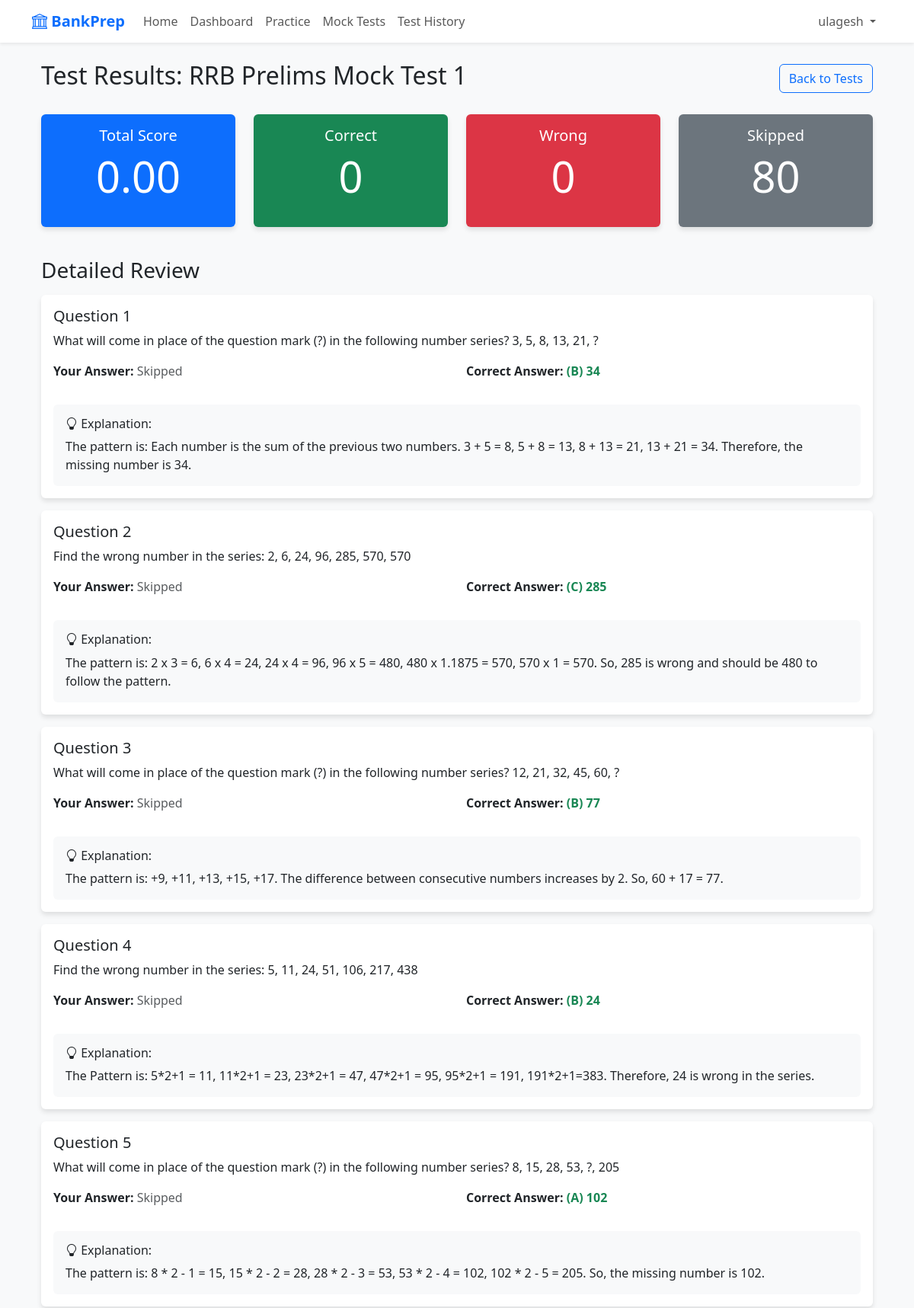
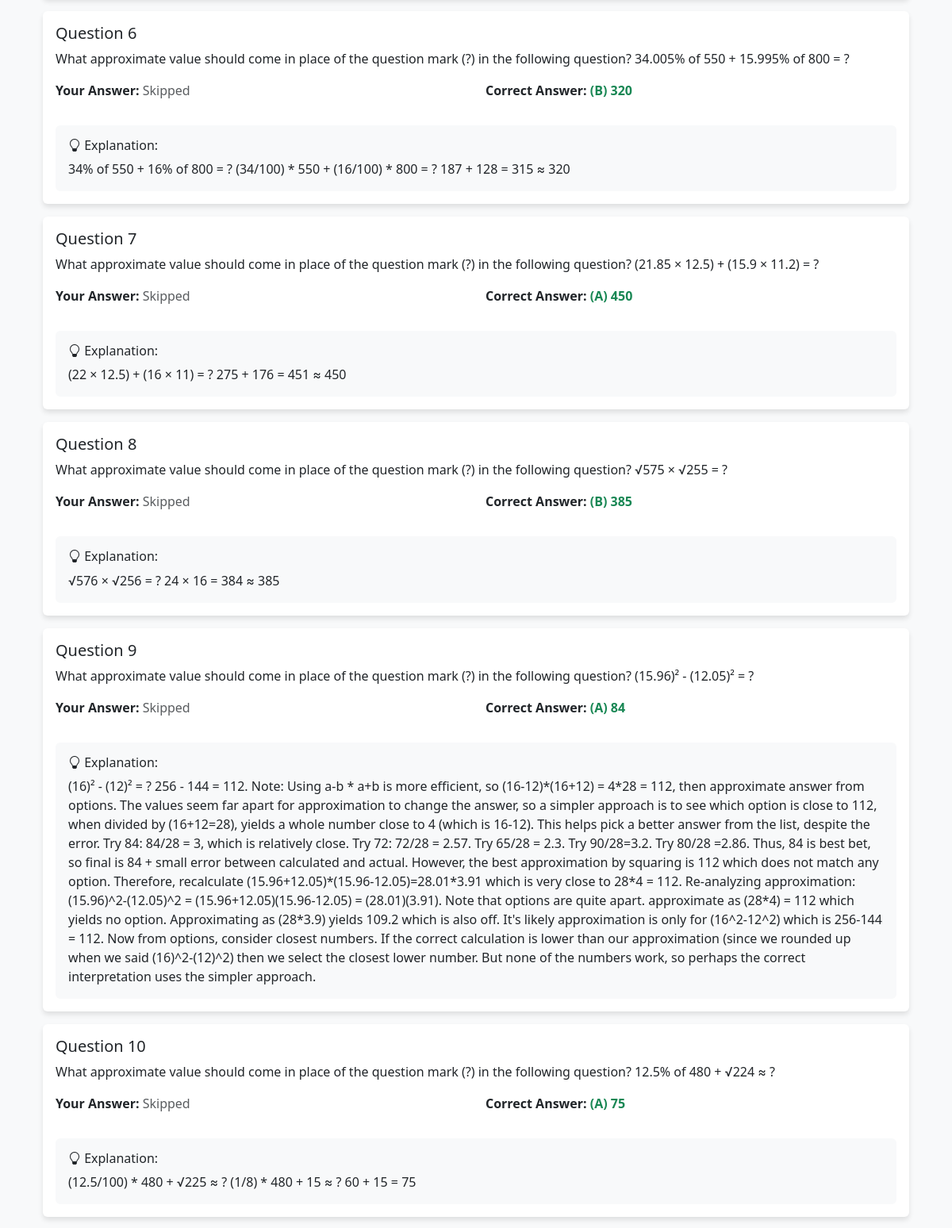
/tests/result/16/ (signed in, upper part), run on the app's committed database (2 pictures, top to bottom).
### users/models.py (models this page shows, shortened)
class User(AbstractUser):
    bio = models.TextField(blank=True)
    target_exam = models.CharField(max_length=100, blank=True)
    subscription_status = models.BooleanField(default=False)

### tests/models.py (models this page shows, shortened)
class MockTest(models.Model):
    DIFFICULTY_CHOICES = [
        ('Easy', 'Easy'),
        ('Medium', 'Medium'),
        ('Hard', 'Hard'),
    ]
    EXAM_TYPE_CHOICES = [
        ('SBI', 'SBI Clerk'),
        ('IBPS', 'IBPS Clerk'),
        ('RRB', 'RRB Clerk'),
    ]
    STAGE_CHOICES = [
        ('Prelims', 'Prelims'),
        ('Mains', 'Mains'),
    ]
    title = models.CharField(max_length=200)
    exam = models.ForeignKey(Exam, on_delete=models.CASCADE)
    duration = models.IntegerField(help_text="Duration in minutes")
    difficulty = models.CharField(max_length=10, choices=DIFFICULTY_CHOICES, default='Medium')
    exam_type = models.CharField(max_length=10, choices=EXAM_TYPE_CHOICES, default='SBI')
    stage = models.CharField(max_length=10, choices=STAGE_CHOICES, default='Prelims')
    total_marks = models.FloatField(default=100.0)
    created_at = models.DateTimeField(auto_now_add=True)

class UserTestAttempt(models.Model):
    user = models.ForeignKey(settings.AUTH_USER_MODEL, on_delete=models.CASCADE)
    mock_test = models.ForeignKey(MockTest, on_delete=models.CASCADE)
    score = models.FloatField(default=0.0)
    correct_count = models.IntegerField(default=0)
    wrong_count = models.IntegerField(default=0)
    skipped_count = models.IntegerField(default=0)
    completed_at = models.DateTimeField(auto_now_add=True)

class UserTestAnswer(models.Model):
    attempt = models.ForeignKey(UserTestAttempt, on_delete=models.CASCADE, related_name='answers')
    question = models.ForeignKey(Question, on_delete=models.CASCADE)
    selected_option = models.CharField(max_length=1, blank=True, null=True)
    is_correct = models.BooleanField(default=False)
    def get_correct_option_text(self):
        if not self.question.correct_option:
            return None
        return getattr(self.question, f'option_{self.question.correct_option.lower()}', None)

### practice/models.py (models this page shows, shortened)
class Question(models.Model):
    DIFFICULTY_CHOICES = [
        ('Easy', 'Easy'),
        ('Medium', 'Medium'),
        ('Hard', 'Hard'),
    ]
    topic = models.ForeignKey(Topic, on_delete=models.CASCADE, related_name='questions')
    group = models.ForeignKey(QuestionGroup, on_delete=models.SET_NULL, null=True, blank=True, related_name='questions', help_text="Question group this question belongs to")
    question_number_in_group = models.IntegerField(default=1, help_text="Position of this question within its group (1-5 typically)")
    text = models.TextField()
    option_a = models.CharField(max_length=255)
    option_b = models.CharField(max_length=255)
    option_c = models.CharField(max_length=255)
    option_d = models.CharField(max_length=255)
    option_e = models.CharField(max_length=255, blank=True, null=True) # Banking exams often have 5 options
    correct_option = models.CharField(max_length=1, choices=[
        ('A', 'Option A'),
        ('B', 'Option B'),
        ('C', 'Option C'),
        ('D', 'Option D'),
        ('E', 'Option E'),
    ])
    explanation = models.TextField(blank=True)
    difficulty = models.CharField(max_length=10, choices=DIFFICULTY_CHOICES, default='Medium')
    is_ai_generated = models.BooleanField(default=False)
    class Meta:
        ordering = ['group__order', 'question_number_in_group', 'id']

### tests/views.py (the view)
# urls.py: path('result/<int:attempt_id>/', views.test_result, name='test_result'),
@login_required
def test_result(request, attempt_id):
    attempt = get_object_or_404(UserTestAttempt, id=attempt_id, user=request.user)
    answers = attempt.answers.select_related('question').all()
    context = {
        'attempt': attempt,
        'answers': answers,
        'test': attempt.mock_test
    }
    return render(request, 'tests/test_result.html', context)

### tests/templates/tests/test_result.html
{% extends "base.html" %}
{% block content %}
<div class="container">
    <div class="d-flex justify-content-between align-items-center mb-4">
        <h2>Test Results: {{ test.title }}</h2>
        <a href="{% url 'test_list' %}" class="btn btn-outline-primary">Back to Tests</a>
    </div>
    <div class="row mb-4">
        <div class="col-md-3">
            <div class="card text-white bg-primary mb-3">
                <div class="card-body text-center">
                    <h5 class="card-title">Total Score</h5>
                    <p class="display-4">{{ attempt.score|floatformat:2 }}</p>
                </div>
            </div>
        </div>
        <div class="col-md-3">
            <div class="card text-white bg-success mb-3">
                <div class="card-body text-center">
                    <h5 class="card-title">Correct</h5>
                    <p class="display-4">{{ attempt.correct_count }}</p>
                </div>
            </div>
        </div>
        <div class="col-md-3">
            <div class="card text-white bg-danger mb-3">
                <div class="card-body text-center">
                    <h5 class="card-title">Wrong</h5>
                    <p class="display-4">{{ attempt.wrong_count }}</p>
                </div>
            </div>
        </div>
        <div class="col-md-3">
            <div class="card text-white bg-secondary mb-3">
                <div class="card-body text-center">
                    <h5 class="card-title">Skipped</h5>
                    <p class="display-4">{{ attempt.skipped_count }}</p>
                </div>
            </div>
        </div>
    </div>
    <h3 class="mb-3">Detailed Review</h3>
    {% for answer in answers %}
    <div
        class="card mb-3 {% if answer.is_correct %}border-success{% elif answer.selected_option %}border-danger{% endif %}">
        <div class="card-body">
            <h5 class="card-title">Question {{ forloop.counter }}</h5>
            <p class="card-text">{{ answer.question.text }}</p>
            <div class="row">
                <div class="col-md-6">
                    <p><strong>Your Answer:</strong>
                        {% if answer.selected_option %}
                        {% if answer.is_correct %}
                        <span class="text-success fw-bold">({{ answer.selected_option }}) {{answer.get_selected_option_text }}</span>
                        <span class="badge bg-success ms-2"><i class="bi bi-check-circle"></i> Correct</span>
                        {% else %}
                        <span class="text-danger fw-bold">({{ answer.selected_option }}) {{answer.get_selected_option_text }}</span>
                        <span class="badge bg-danger ms-2"><i class="bi bi-x-circle"></i> Wrong</span>
                        {% endif %}
                        {% else %}
                        <span class="text-muted">Skipped</span>
                        {% endif %}
                    </p>
                </div>
                <div class="col-md-6">
                    <p><strong>Correct Answer:</strong>
                        <span class="text-success fw-bold">({{ answer.question.correct_option }}) {{answer.get_correct_option_text }}</span>
                    </p>
                </div>
            </div>
            <div class="mt-3 p-3 bg-light rounded">
                <h6><i class="bi bi-lightbulb"></i> Explanation:</h6>
                <p class="mb-0">{{ answer.question.explanation|default:"No explanation provided." }}</p>
            </div>
        </div>
    </div>
    {% endfor %}
</div>
{% endblock %}

### templates/base.html (shortened to what this page needs)
<!DOCTYPE html>
<html lang="en">
<head>
    <link href="https://cdn.jsdelivr.net/npm/bootstrap@5.3.0/dist/css/bootstrap.min.css" rel="stylesheet">
    <link rel="stylesheet" href="https://cdn.jsdelivr.net/npm/bootstrap-icons@1.10.0/font/bootstrap-icons.css">
</head>
<body>
    <nav class="navbar navbar-expand-lg navbar-light bg-white shadow-sm mb-4">
        <div class="container">
            <a class="navbar-brand" href="{% url 'home' %}"><i class="bi bi-bank"></i> BankPrep</a>
            <div class="collapse navbar-collapse" id="navbarNav">
                <ul class="navbar-nav me-auto">
                    <li class="nav-item">
                        <a class="nav-link" href="{% url 'home' %}">Home</a>
                    </li>
                    {% if user.is_authenticated %}
                    <li class="nav-item">
                        <a class="nav-link" href="{% url 'dashboard' %}">Dashboard</a>
                    </li>
                    <li class="nav-item">
                        <a class="nav-link" href="{% url 'practice_home' %}">Practice</a>
                    </li>
                    <li class="nav-item">
                        <a class="nav-link" href="{% url 'test_list' %}">Mock Tests</a>
                    </li>
                    <li class="nav-item">
                        <a class="nav-link" href="{% url 'test_history' %}">Test History</a>
                    </li>
                    {% endif %}
                </ul>
                <ul class="navbar-nav">
                    {% if user.is_authenticated %}
                    <li class="nav-item dropdown">
                        <a class="nav-link dropdown-toggle" href="#" id="userDropdown" role="button"
                            data-bs-toggle="dropdown">
                            {{ user.username }}
                        </a>
                    </li>
                    {% endif %}
                </ul>
            </div>
        </div>
    </nav>
    <div class="container">
        {% block content %}{% endblock %}
    </div>
</body>
</html>

### templates/base.html (style rules this page uses)
body { background-color: #f8f9fa; }
.navbar-brand { font-weight: bold; color: #0d6efd !important; }
.card { border: none; box-shadow: 0 4px 6px rgba(0, 0, 0, 0.1); transition: transform 0.2s; }

### data on the page
User: username "ulagesh"
MockTest: title "RRB Prelims Mock Test 1"
UserTestAttempt: score "0.00", correct_count "0", wrong_count "0", skipped_count "80"
UserTestAnswer: question.text "What will come in place of the question mark (?) in the following number series? 3, 5, 8, 13, 21, ?", shows "Skipped", question.correct_option "B", get_correct_option_text "34", question.explanation "The pattern is: Each number is the sum of the previous two numbers. 3 + 5 = 8, 5 + 8 = 13, 8 + 13 = 21, 13 + 21 = 34. Therefore, the missing number is 34."
UserTestAnswer: question.text "Find the wrong number in the series: 2, 6, 24, 96, 285, 570, 570", shows "Skipped", question.correct_option "C", get_correct_option_text "285", question.explanation "The pattern is: 2 x 3 = 6, 6 x 4 = 24, 24 x 4 = 96, 96 x 5 = 480, 480 x 1.1875 = 570, 570 x 1 = 570. So, 285 is wrong and should be 480 to follow the pattern."
UserTestAnswer: question.text "What will come in place of the question mark (?) in the following number series? 12, 21, 32, 45, 60, ?", shows "Skipped", question.correct_option "B", get_correct_option_text "77", question.explanation "The pattern is: +9, +11, +13, +15, +17. The difference between consecutive numbers increases by 2. So, 60 + 17 = 77."
UserTestAnswer: question.text "Find the wrong number in the series: 5, 11, 24, 51, 106, 217, 438", shows "Skipped", question.correct_option "B", get_correct_option_text "24", question.explanation "The Pattern is: 5*2+1 = 11, 11*2+1 = 23, 23*2+1 = 47, 47*2+1 = 95, 95*2+1 = 191, 191*2+1=383. Therefore, 24 is wrong in the series."
UserTestAnswer: question.text "What will come in place of the question mark (?) in the following number series? 8, 15, 28, 53, ?, 205", shows "Skipped", question.correct_option "A", get_correct_option_text "102", question.explanation "The pattern is: 8 * 2 - 1 = 15, 15 * 2 - 2 = 28, 28 * 2 - 3 = 53, 53 * 2 - 4 = 102, 102 * 2 - 5 = 205. So, the missing number is 102."
UserTestAnswer: question.text "What approximate value should come in place of the question mark (?) in the following question? 34.005% of 550 + 15.995% of 800 = ?", shows "Skipped", question.correct_option "B", get_correct_option_text "320", question.explanation "34% of 550 + 16% of 800 = ? (34/100) * 550 + (16/100) * 800 = ? 187 + 128 = 315 ≈ 320"
UserTestAnswer: question.text "What approximate value should come in place of the question mark (?) in the following question? (21.85 × 12.5) + (15.9 × 11.2) = ?", shows "Skipped", question.correct_option "A", get_correct_option_text "450", question.explanation "(22 × 12.5) + (16 × 11) = ? 275 + 176 = 451 ≈ 450"
UserTestAnswer: question.text "What approximate value should come in place of the question mark (?) in the following question? √575 × √255 = ?", shows "Skipped", question.correct_option "B", get_correct_option_text "385", question.explanation "√576 × √256 = ? 24 × 16 = 384 ≈ 385"
UserTestAnswer: question.text "What approximate value should come in place of the question mark (?) in the following question? (15.96)² - (12.05)² = ?", shows "Skipped", question.correct_option "A", get_correct_option_text "84", question.explanation "(16)² - (12)² = ? 256 - 144 = 112. Note: Using a-b * a+b is more efficient, so (16-12)*(16+12) = 4*28 = 112, then approximate answer from options. The values seem far apart for approximation to change the answer, so a simpler approach is to see which option is close to 112, when divided by (16+12=28), yields a whole number close to 4 (which is 16-12). This helps pick a better answer from the list, despite the error. Try 84: 84/28 = 3, which is relatively close. Try 72: 72/28 = 2.57. Try 65/28 = 2.3. Try 90/28=3.2. Try 80/28 =2.86. Thus, 84 is best bet, so final is 84 + small error between calculated and actual. However, the best approximation by squaring is 112 which does not match any…"
UserTestAnswer: question.text "What approximate value should come in place of the question mark (?) in the following question? 12.5% of 480 + √224 ≈ ?", shows "Skipped", question.correct_option "A", get_correct_option_text "75", question.explanation "(12.5/100) * 480 + √225 ≈ ? (1/8) * 480 + 15 ≈ ? 60 + 15 = 75"
